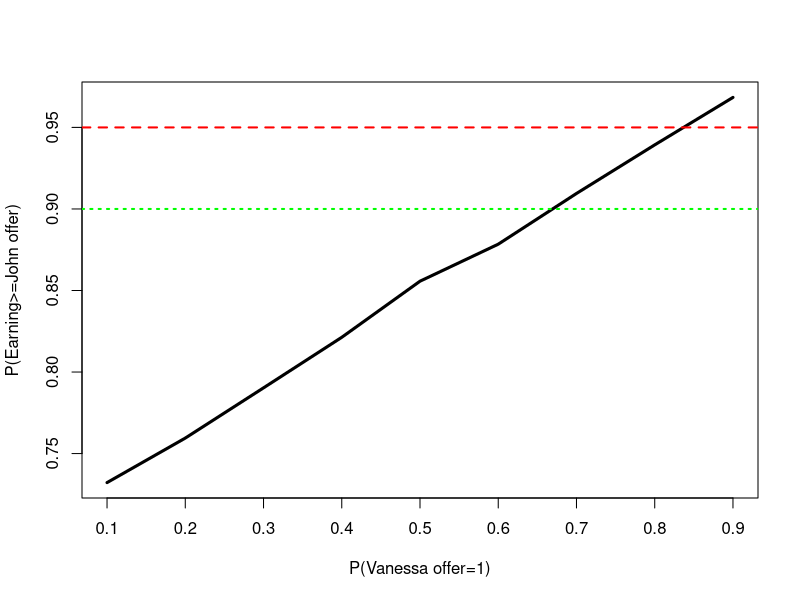

Recreate this plot in R.
#John's payoff is deterministic
John_pay = 12000 #if accept John's offer

#The probability of getting the job from Vanessa
prob_interval = seq(0.1,0.9,0.1)

#Simulation runs
simulation_runs = 1:10000


#Earnings of waiting for Vanessa's uncertain offer
results1  = matrix(NA, nrow=length(prob_interval),
                       ncol=length(simulation_runs))
rownames(results1) = prob_interval 
colnames(results1) = simulation_runs

sim.School_pay=sample(c(21600,16800,12000,6000,0),length(simulation_runs),
                      prob = c(0.05,0.25,0.4,0.25,0.05),replace=TRUE)

for(p in prob_interval){
  for(i in 1:length(simulation_runs)){
    
    #The payoff from Vanessa is deterministic
    Vanessa_pay = 14000
    #The chance to get the job from Vanessa
    Vanessa_offer = sample(c(1,0),1,
                           prob = c(p,1-p))
    
    Vanessa_pay = Vanessa_offer*Vanessa_pay
    
    #The payoff from school is uncertain
    School_pay = sim.School_pay[i]
    
    if(Vanessa_offer==1){
      results1[which(p==prob_interval),i] = Vanessa_pay
    }else{
      results1[which(p==prob_interval),i] = School_pay
    }
  }
  cat("P(Vanessa Offer=1)=",p, "\n")
}



#Earnings of waiting for Vanessa's uncertain offer
pctile.range = c(0.05,0.1,0.25,0.5,0.75,0.9,0.95)
sim.pctile1 = matrix(NA, ncol=length(pctile.range), 
                         nrow= length(prob_interval))
colnames(sim.pctile1) = pctile.range
rownames(sim.pctile1) = prob_interval
  
#apply(results1,1,summary)

for(i in 1:nrow(results1)){
  sim.pctile1[i,] = 
    quantile(results1[i,],probs =pctile.range)
}

sim.pctile1



Pbetter1=c()
for(i in 1:nrow(results1)){
    Pbetter1[i]=
      sum(results1[i,]>=John_pay)/ncol(results1)
}

x11(width=8,height=5)
plot(prob_interval,Pbetter1,type='l',xaxt='n',lwd=3,
     xlab="P(Vanessa offer=1)",ylab="P(Earning>=John offer)")
axis(1,seq(0.1,0.9,0.1))
abline(h=0.95,col='red',lty=2,lwd=2)
abline(h=0.9,col='green',lty=3,lwd=2)


